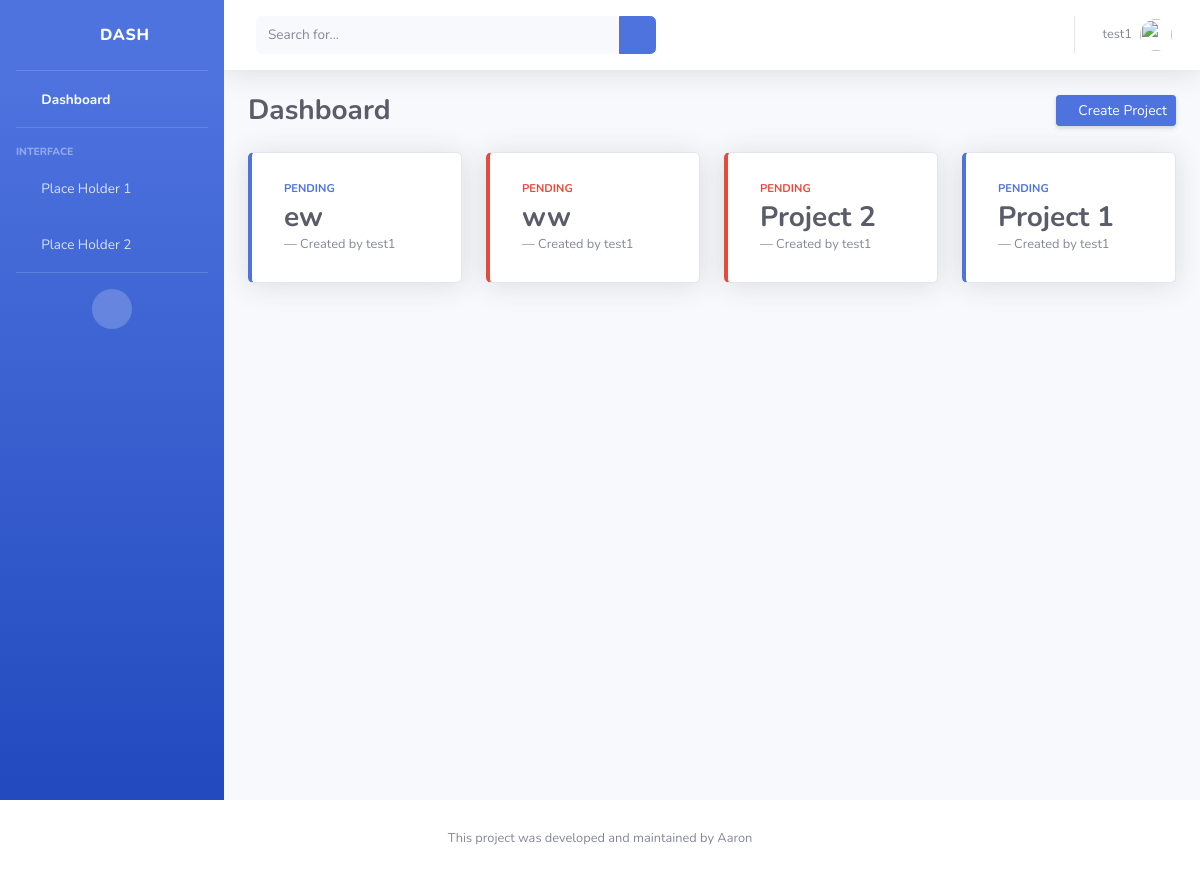
Before: /dashboard/ (signed in) with the older database file.
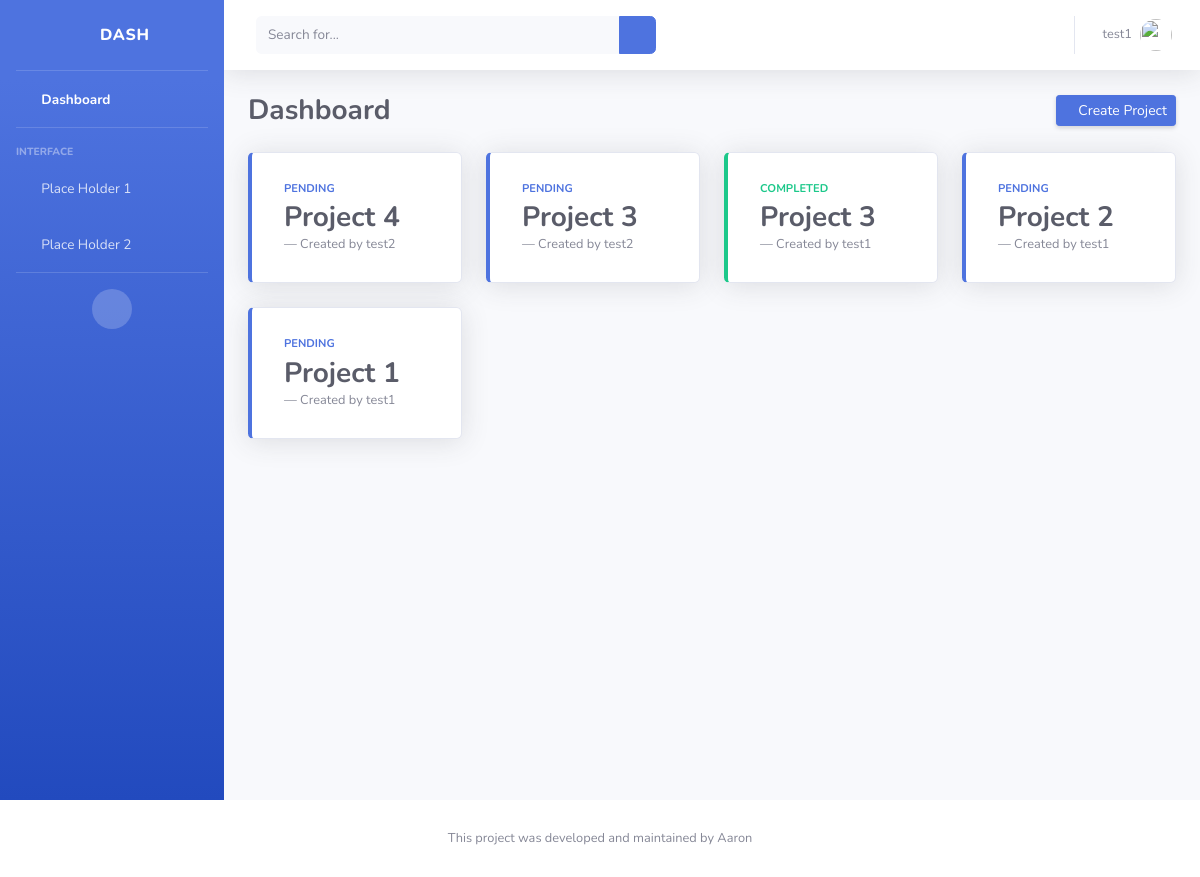
After: the same page with the newer database file.
### webapp/models.py (models this page shows, shortened)
class Project(models.Model):
    title = models.CharField(max_length=100)
    description = models.TextField(null=True)
    date_posted = models.DateTimeField(default=timezone.now)
    user = models.ForeignKey(User, on_delete=models.CASCADE)
    TYPE_PROJECT_PENDING = 'PD'
    TYPE_PROJECT_COMPLETED = 'CP'
    TYPE_PROJECT_IN_PROGRESS = 'IP'
    TYPE_PROJECT_DROPPED = 'DP'
    PROJECT_STATUS_CHOICES = [
        (TYPE_PROJECT_PENDING, 'Pending'),
        (TYPE_PROJECT_COMPLETED, 'Completed'),
        (TYPE_PROJECT_IN_PROGRESS, 'In Progress'),
        (TYPE_PROJECT_DROPPED, 'Dropped'),
    ]
    project_status = models.CharField(
        max_length=2,
        choices=PROJECT_STATUS_CHOICES,
        default=TYPE_PROJECT_PENDING,
    )

### webapp/views/dashboard.py (the view)
# urls.py: path('dashboard/', ProjectListView.as_view(), name='dashboard'),
class ProjectListView(LoginRequiredMixin, ListView):
    model = Project
    template_name = 'dashboard/dashboard.html'
    context_object_name = 'projects'
    ordering = ['-date_posted']

### templates/dashboard/dashboard.html (shortened to what this page needs)
{%  extends "core/base.html" %}
{% block content %}
    {% load static %}
    <body id="page-top">
        <div id="wrapper">
            {% include 'core/sidebar.html' %}
            <div id="content-wrapper" class="d-flex flex-column">
                <div id="content">
                    {% include 'core/topbar.html' %}
                    <div class="container-fluid">
                        <div class="d-sm-flex align-items-center justify-content-between mb-4">
                        <h1 class="h3 mb-0 text-gray-800 font-weight-bolder">Dashboard</h1>
                        <a href="{% url 'create-project' %}" class="d-none d-sm-inline-block btn btn-sm btn-primary shadow-sm"><i class="fas fa-download fa-sm text-white-50"></i> Create Project</a>
                    </div>
                        {%  include 'dashboard/project_card.html' %}
                    </div>
                </div>
            </div>
        </div>
{% endblock content %}

### templates/dashboard/project_card.html
<div class="row">
    {% for project in projects %}
        <div class="col-xl-3 col-md-6 mb-4">
            <a href="{% url 'detail-project' project.id %}"
               class="btn btn-light card shadow h-100 py-2 {% if project.project_status == project.TYPE_PROJECT_PENDING %}
                    border-left-primary
                {% elif project.project_status == project.TYPE_PROJECT_COMPLETED %}
                    border-left-success
                {% elif project.project_status == project.TYPE_PROJECT_IN_PROGRESS %}
                    border-left-info
                {% else %}
                    border-left-danger
                {% endif %}">
                <div class="card-body">
                    <div class="row no-gutters align-items-center">
                        <div class="col text-left">
                            <div class="text-xs font-weight-bold text-uppercase mb-1{% if project.project_status == project.TYPE_PROJECT_PENDING %}
                                text-primary
                            {% elif project.project_status == project.TYPE_PROJECT_COMPLETED %}
                                text-success
                            {% elif project.project_status == project.TYPE_PROJECT_IN_PROGRESS %}
                                text-info
                            {% else %}
                                text-danger
                            {% endif %}">{{ project.get_project_status_display }}
                            </div>
                            <div class="h3 mb-0 font-weight-bold text-gray-800">{{ project.title }}</div>
                            <figcaption class="blockquote-footer">Created by {{ project.user }}</figcaption>
                        </div>
                        <div class="col-auto">
                            <i class="fas fa-calendar fa-2x text-gray-300"></i>
                        </div>
                    </div>
                </div>
            </a>
        </div>
    {% endfor %}
</div>

Changed rows visible on the page:
removed Project: project_status "PENDING", title "ww", user "test1"
added Project: project_status "PENDING", title "Project 4", user "test2"
changed Project (number 2 of 5 on the later page): title "ew" → "Project 3"; user "test1" → "test2"
added Project: project_status "COMPLETED", title "Project 3", user "test1"
changed Project "Project 2": project_status "Pending" → "PD" (drawn)
